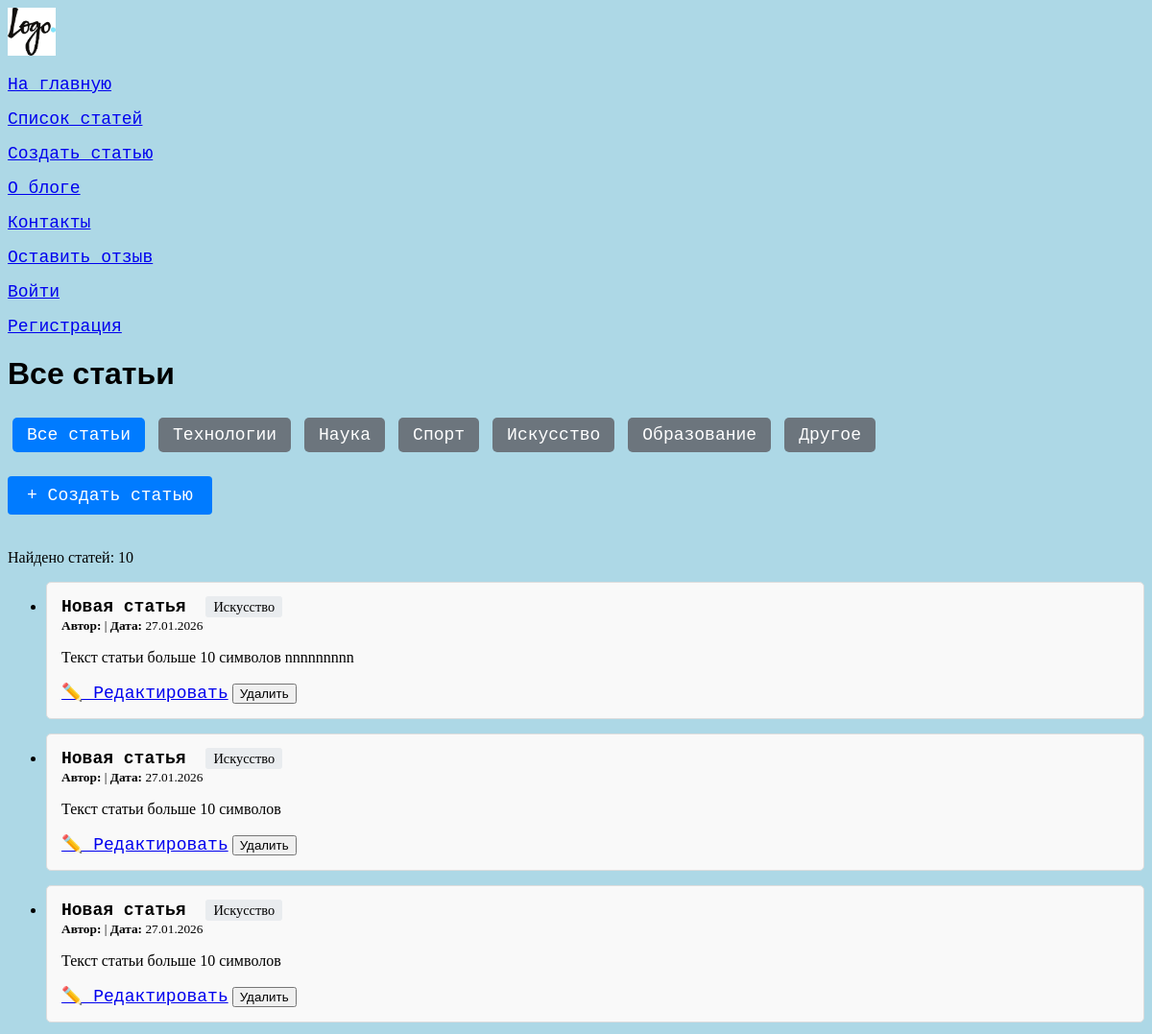
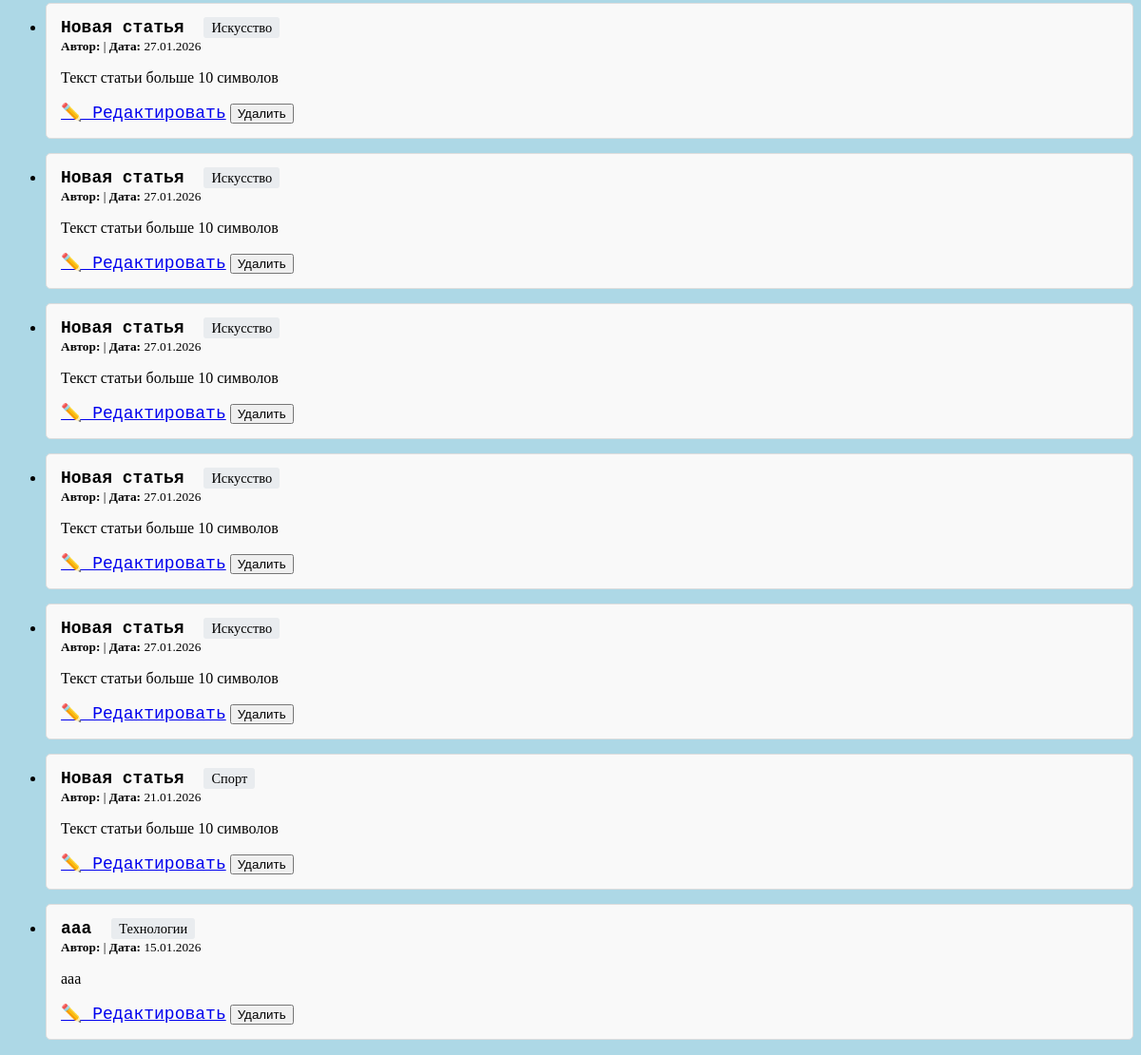
/articles, run on an earlier commit of the app's database (2 pictures, top to bottom).
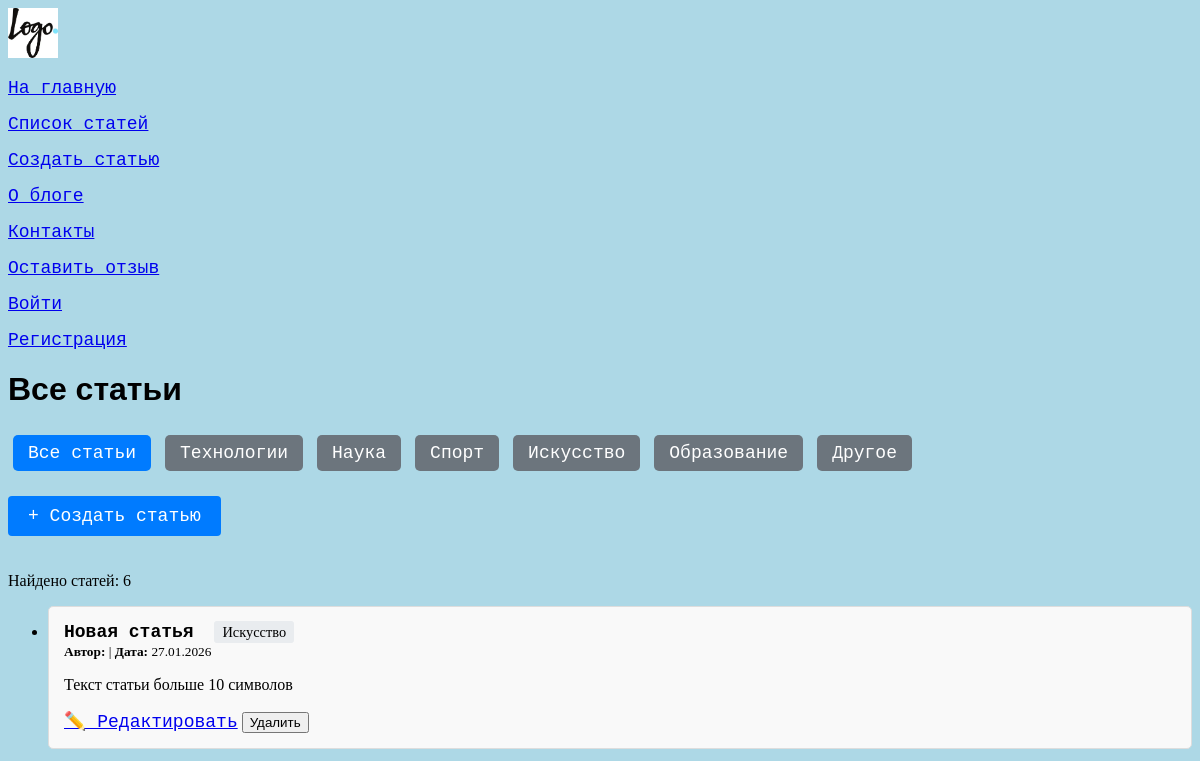
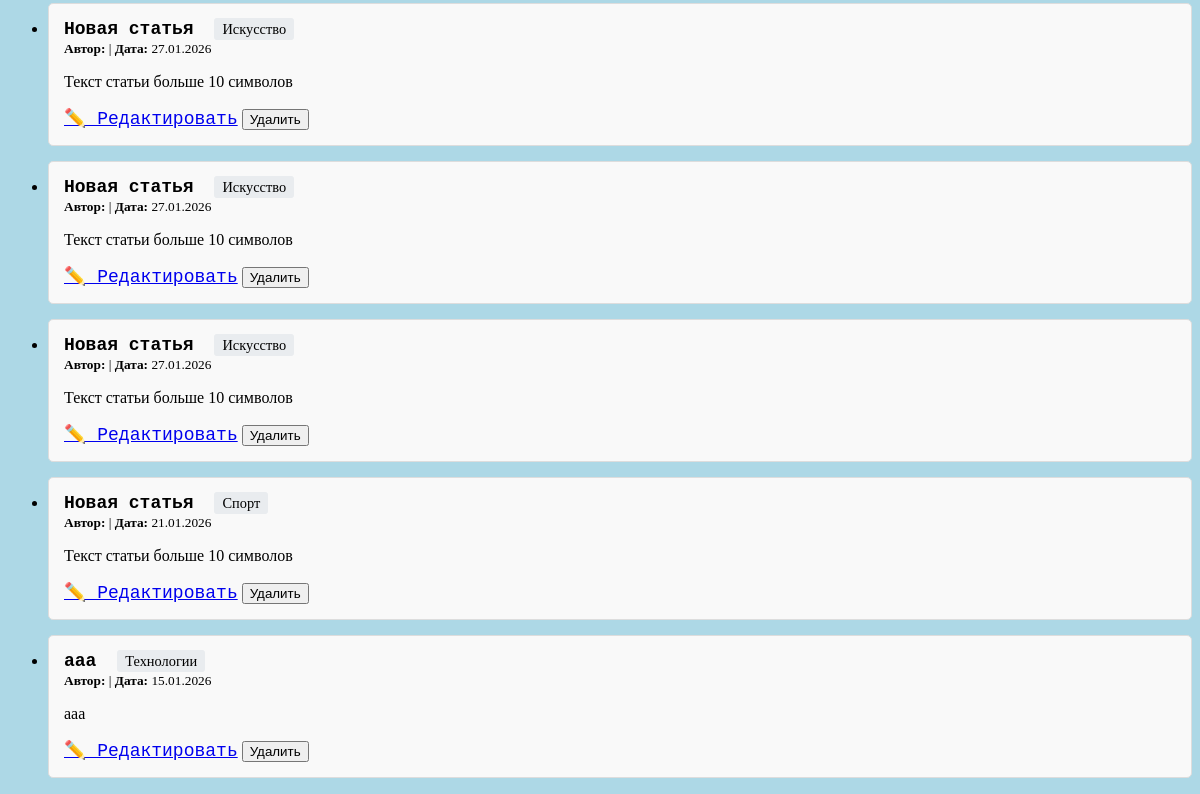
And on a later commit of the database (2 pictures, top to bottom).
### main/models.py (models this page shows, shortened)
class Article(models.Model):
    CATEGORY_CHOICES = [
        ('technology', 'Технологии'),
        ('science', 'Наука'),
        ('sport', 'Спорт'),
        ('art', 'Искусство'),
        ('education', 'Образование'),
        ('other', 'Другое'),
    ]
    title = models.CharField(max_length=30)
    text = models.TextField()
    created_date = models.DateTimeField(auto_now_add=True)
    user = models.ForeignKey(
        'auth.User',
        on_delete=models.CASCADE,
        related_name='articles'
    )
    category = models.CharField(
        max_length=20,
        choices=CATEGORY_CHOICES,
        default='other'
    )

### main/views.py (the view)
# urls.py: path('articles', views.articles, name="articles"),
def articles(request):
    articles_list = Article.objects.select_related('user').all().order_by('-created_date')
    context = {
        'articles': articles_list,
        'title': 'Все статьи',
        'today': timezone.now().date(),
        'category_choices': Article.CATEGORY_CHOICES,
    }
    return render(request, "articles.html", context)

### main/templates/articles.html (shortened to what this page needs)
<!DOCTYPE html>
{% load static %}
{% include "base.html" %}
<html>
<head>
    <link rel="stylesheet" href="{% static 'main/static/css/styles.css' %}">
</head>
<body>
    <h1>{{ title }}</h1>
    <div class="category-nav">
        <a href="{% url 'articles' %}"
           class="category-link {% if not category %}active{% endif %}">
            Все статьи
        </a>
        {% for code, name in category_choices %}
            <a href="{% url 'articles_by_category' code %}"
               class="category-link {% if category == code %}active{% endif %}">
                {{ name }}
            </a>
        {% endfor %}
    </div>
    <a href="{% url 'create_article' %}" class="create-link">+ Создать статью</a>
    {% if articles %}
        <p>Найдено статей: {{ articles|length }}</p>
        <ul class="article-list">
        {% for article in articles %}
            <li class="article-item">
                <a href="{% url 'article_detail' article.id %}" style="text-decoration: none; color: inherit;">
                    <strong>{{ article.title }}</strong>
                </a>
                <span class="article-category">{{ article.get_category_display }}</span>
                <br>
                <small>
                    <strong>Автор:</strong> {{ article.user.name }} |
                    <strong>Дата:</strong> {{ article.created_date|date:"d.m.Y" }}
                </small>
                <p>{{ article.text|truncatechars:150 }}</p>
                <div class="article-actions">
                    <a href="{% url 'edit_article' article.id %}" class="btn btn-edit">✏️ Редактировать</a>
                    <form action="{% url 'delete_article' article.id %}" method="POST" style="display: inline;">
                        <button type="submit" class="btn btn-delete"
                                onclick="return confirm('Удалить статью?')">
                            Удалить
                        </button>
                    </form>
                </div>
            </li>
        {% endfor %}
        </ul>
    {% endif %}
</body>
</html>

What changed in the data, as far as the page shows it:
removed Article: title "Новая статья", category "Искусство", created_date "27.01.2026", text "Текст статьи больше 10 символов nnnnnnnnn"
removed Article: title "Новая статья", category "Искусство", created_date "27.01.2026", text "Текст статьи больше 10 символов"
removed Article: title "Новая статья", category "Искусство", created_date "27.01.2026", text "Текст статьи больше 10 символов"
removed Article: title "Новая статья", category "Искусство", created_date "27.01.2026", text "Текст статьи больше 10 символов"
Also different on the page:
{{ articles|length }}: "10" → "6"
